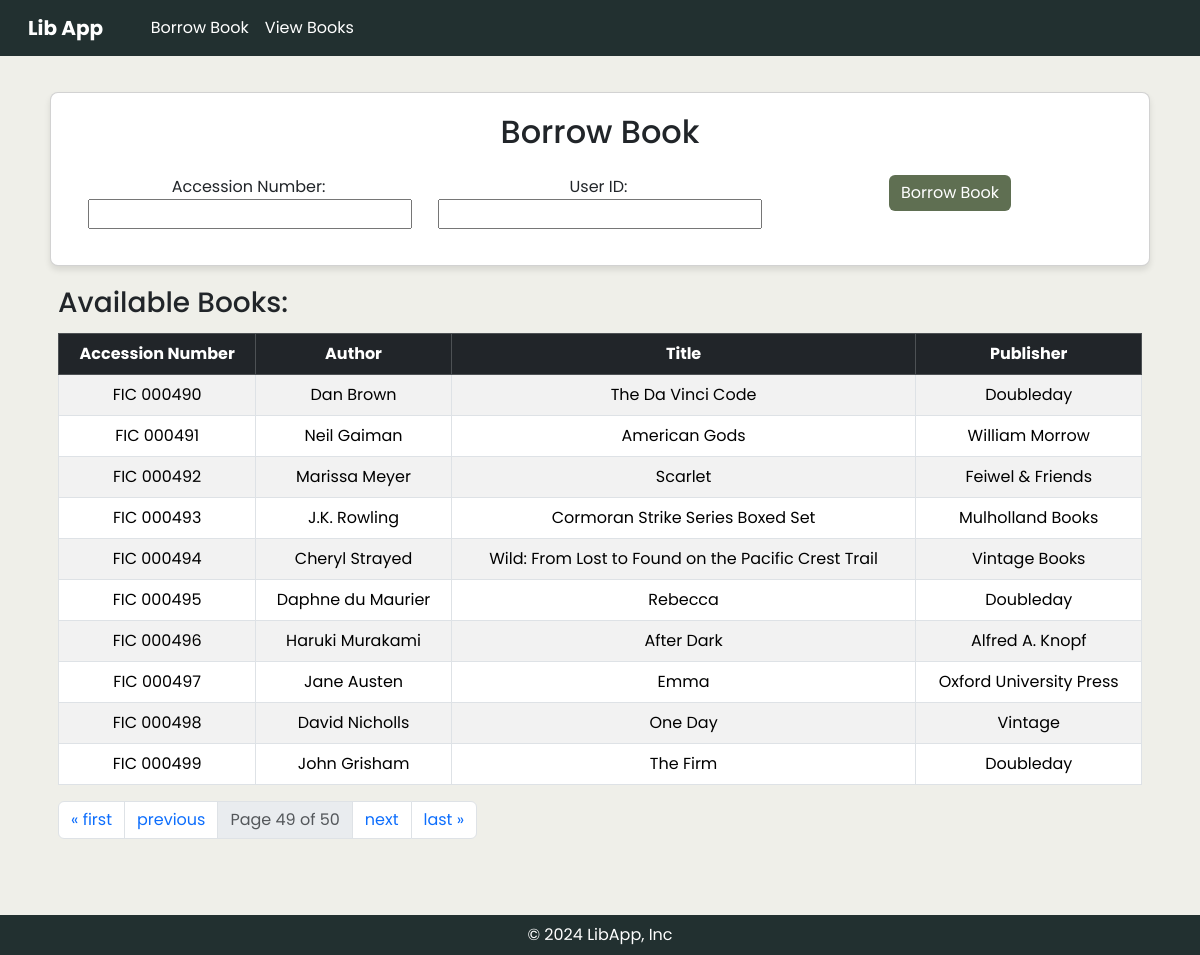
Page /?page=49 on the committed database.
### libapp/models.py (models this page shows, shortened)
class Book(models.Model):
    ACCESSION_NUMBER_CHOICES = [
        ('borrowed', 'Borrowed'),
        ('available', 'Available'),
        ('returned', 'Returned'),
    ]
    accession_number = models.CharField(max_length=20, unique=True)
    author = models.CharField(max_length=100)
    title = models.CharField(max_length=200)
    publisher = models.CharField(max_length=100)
    date_borrowed = models.DateTimeField(null=True, blank=True)
    status = models.CharField(max_length=10, choices=ACCESSION_NUMBER_CHOICES, default='available')
    user = models.ForeignKey('User', null=True, blank=True, on_delete=models.SET_NULL)

### libapp/views.py (the view, shortened to what this page needs)
# urls.py: path('', views.borrow_book, name='borrow_book'),
def borrow_book(request):
    all_users = list(User.objects.all())
    available_books = list(Book.objects.filter(status='available'))
    all_users = merge_sort(all_users, key_func=lambda user: user.id_number)
    available_books = merge_sort(available_books, key_func=lambda book: book.accession_number)
    paginator = Paginator(available_books, 10)
    page_number = request.GET.get('page')
    book_list = paginator.get_page(page_number)
    return render(request, 'libapp/borrow_book.html', {'book_list': book_list})

### libapp/views.py (called while the page is built)
def merge_sort(arr, key_func): #sorting criteria
    if len(arr) <= 1: #if list contains 1 or 0 elements
        return arr
    mid = len(arr) // 2 #array divided into 2, index
    left_half = merge_sort(arr[:mid], key_func) #create left half by slicing, then sorted until  divided into single-element arrays
    right_half = merge_sort(arr[mid:], key_func)
    return merge(left_half, right_half, key_func) #after both halves have been sorted, combine both halves

def merge(left, right, key_func):
    sorted_list = []
    while left and right: #loop until both halves are empty
        left_key = key_func(left[0]).lower() if isinstance(key_func(left[0]), str) else key_func(left[0])
        right_key = key_func(right[0]).lower() if isinstance(key_func(right[0]), str) else key_func(right[0])
        if left_key <= right_key: #if left key is less than or equal to right key
            sorted_list.append(left.pop(0)) #add left element to sorted list
        else:
            sorted_list.append(right.pop(0)) #add right element to sorted list
    sorted_list.extend(left) #add remaining elements to the end
    sorted_list.extend(right)
    return sorted_list

### libapp/templates/libapp/borrow_book.html (shortened to what this page needs)
{% extends 'libapp/base.html' %}
{% load static %}
{% block content %}
<div class="container">
    <div class="card">
        <h2 class="card-title">Borrow Book</h2>
        <div class="card-body">
                <form method="post">
                    <div class="row">
                        <div class="col">
                            <label for="accession_number" style="padding-right: 3px;">Accession Number:</label>
                            <input type="text" id="accession_number" name="accession_number" required>
                        </div>
                        <div class="col">
                            <label for="user_id" style="padding-right: 3px;">User ID:</label>
                            <input type="text" id="user_id" name="user_id" required>
                        </div>
                        <div class="col">
                            <button type="submit" class="btn btn-light btn-block">Borrow Book</button>
                        </div>
                    </div>
                </form>
        </div>
    </div>
    <div class="row d-flex">
        <div class="container">
            {% if book_list %}
                <div class="col-auto me-auto" style="padding-bottom: 5px;"><h3>Available Books:</h3> </div>
                <table class="table table-striped table-bordered" style="text-align: center;">
                    <thead class="table-dark">
                            <th>Accession Number</th>
                            <th>Author</th>
                            <th>Title</th>
                            <th>Publisher</th>
                    </thead>
                    <tbody>
                        {% for book in book_list %}
                            <tr>
                                <td>{{book.accession_number}}</td>
                                <td>{{ book.author }}</td>
                                <td>{{ book.title }}</td>
                                <td>{{ book.publisher }}</td>
                            </tr>
                        {% endfor %}
                    </tbody>
                </table>
            {% else %}
                <p>No books available at the moment.</p>
            {% endif %}
            <nav aria-label="...">
                <ul class="pagination">
                        {% if book_list.has_previous %}
                        <li class="page-item">
                            <a class="page-link" href="?page=1">&laquo; first</a>
                        </li>
                        <li class="page-item">
                            <a class="page-link" href="?page={{ book_list.previous_page_number }}">previous</a>
                        </li>
                        {% endif %}
                        <li class="page-item disabled">
                            <span class="page-link">
                                Page {{ book_list.number }} of {{ book_list.paginator.num_pages }}
                            </span>
                        </li>
                        {% if book_list.has_next %}
                        <li class="page-item">
                            <a class="page-link" href="?page={{ book_list.next_page_number }}">next</a>
                        </li>
                        <li class="page-item">
                            <a class="page-link" href="?page={{ book_list.paginator.num_pages }}">last &raquo;</a>
                        </li>
                        {% endif %}
                </ul>
            </nav>
        </div>
    </div>
</div>
{% endblock %}

### libapp/templates/libapp/base.html (style rules this page uses)
body { background-color: #EFEFE9; font-family: "Poppins"; padding-bottom: 60px; }
a { font-family: "Poppins"; }
.btn-light { background-color: #5f6f52; color: white; border: #5f6f52; }
.table { background-color: #223030; }
.card { padding: 20px; background-color: white; box-shadow: 0 4px 6px rgba(0, 0, 0, 0.1); border-radius: 8px; text-align: center; }
.container { padding: 20px; }

### rows in the picture
Book: accession_number "FIC 000490", author "Dan Brown", title "The Da Vinci Code", publisher "Doubleday"
Book: accession_number "FIC 000491", author "Neil Gaiman", title "American Gods", publisher "William Morrow"
Book: accession_number "FIC 000492", author "Marissa Meyer", title "Scarlet", publisher "Feiwel & Friends"
Book: accession_number "FIC 000493", author "J.K. Rowling", title "Cormoran Strike Series Boxed Set", publisher "Mulholland Books"
Book: accession_number "FIC 000494", author "Cheryl Strayed", title "Wild: From Lost to Found on the Pacific Crest Trail", publisher "Vintage Books"
Book: accession_number "FIC 000495", author "Daphne du Maurier", title "Rebecca", publisher "Doubleday"
Book: accession_number "FIC 000496", author "Haruki Murakami", title "After Dark", publisher "Alfred A. Knopf"
Book: accession_number "FIC 000497", author "Jane Austen", title "Emma", publisher "Oxford University Press"
Book: accession_number "FIC 000498", author "David Nicholls", title "One Day", publisher "Vintage"
Book: accession_number "FIC 000499", author "John Grisham", title "The Firm", publisher "Doubleday"

### other values in the picture
{{ book_list.number }} "49"
{{ book_list.paginator.num_pages }} "50"
